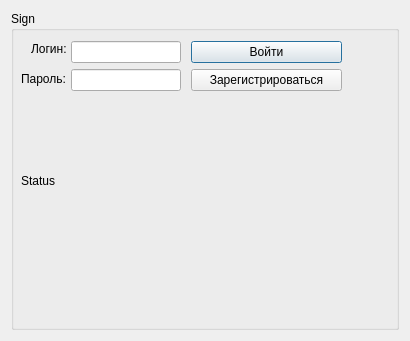
<?xml version="1.0" encoding="UTF-8"?>
<ui version="4.0">
 <class>Dialog</class>
 <widget class="QDialog" name="Dialog">
  <property name="geometry">
   <rect>
    <x>0</x>
    <y>0</y>
    <width>410</width>
    <height>341</height>
   </rect>
  </property>
  <property name="windowTitle">
   <string>Dialog</string>
  </property>
  <layout class="QGridLayout" name="gridLayout">
   <item row="0" column="0">
    <widget class="QGroupBox" name="groupBox">
     <property name="title">
      <string>Sign</string>
     </property>
     <widget class="QWidget" name="layoutWidget">
      <property name="geometry">
       <rect>
        <x>60</x>
        <y>30</y>
        <width>110</width>
        <height>52</height>
       </rect>
      </property>
      <layout class="QVBoxLayout" name="verticalLayout">
       <item>
        <widget class="QLineEdit" name="lineEdit_usrname"/>
       </item>
       <item>
        <widget class="QLineEdit" name="lineEdit_password">
         <property name="echoMode">
          <enum>QLineEdit::Password</enum>
         </property>
        </widget>
       </item>
      </layout>
     </widget>
     <widget class="QLabel" name="label">
      <property name="geometry">
       <rect>
        <x>20</x>
        <y>30</y>
        <width>41</width>
        <height>16</height>
       </rect>
      </property>
      <property name="text">
       <string>Логин:</string>
      </property>
     </widget>
     <widget class="QLabel" name="label_2">
      <property name="geometry">
       <rect>
        <x>10</x>
        <y>60</y>
        <width>51</width>
        <height>16</height>
       </rect>
      </property>
      <property name="text">
       <string>Пароль:</string>
      </property>
     </widget>
     <widget class="QLabel" name="label_3">
      <property name="geometry">
       <rect>
        <x>10</x>
        <y>149</y>
        <width>181</width>
        <height>41</height>
       </rect>
      </property>
      <property name="text">
       <string>Status</string>
      </property>
     </widget>
     <widget class="QWidget" name="layoutWidget">
      <property name="geometry">
       <rect>
        <x>180</x>
        <y>30</y>
        <width>151</width>
        <height>50</height>
       </rect>
      </property>
      <layout class="QVBoxLayout" name="verticalLayout_2">
       <item>
        <widget class="QPushButton" name="pushButton_login">
         <property name="text">
          <string>Войти</string>
         </property>
        </widget>
       </item>
       <item>
        <widget class="QPushButton" name="pushButton_reg">
         <property name="text">
          <string>Зарегистрироваться</string>
         </property>
        </widget>
       </item>
      </layout>
     </widget>
    </widget>
   </item>
  </layout>
 </widget>
 <resources/>
 <connections/>
</ui>
